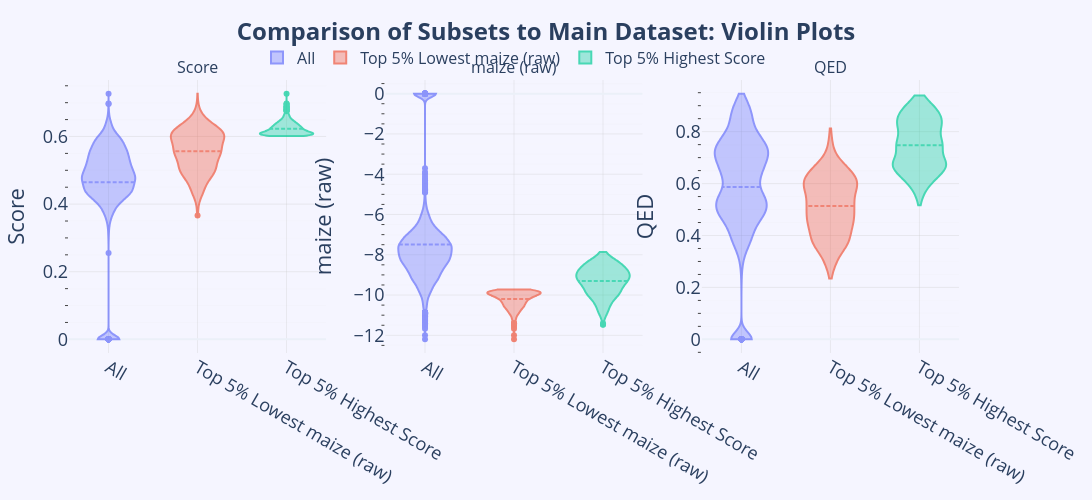

The notebook cell saved with this chart:
### Code cell
# Plotly violin plots comparing top 5% subsets to the main dataset for Score, maize (raw), QED (side-by-side, not overlaid)
import plotly.graph_objs as go
from plotly.subplots import make_subplots

main_df = outputResults.copy()
main_df['subset'] = 'All'
lowest_maize_df['subset'] = 'Top 5% Lowest maize (raw)'
highest_score_df['subset'] = 'Top 5% Highest Score'

compare_df = pd.concat([
    main_df,
    lowest_maize_df,
    highest_score_df
], ignore_index=True)

plot_vars = ['Score', 'maize (raw)', 'QED']
colors = ['#636EFA', '#EF553B', '#00CC96']

fig = make_subplots(rows=1, cols=3, subplot_titles=[f"{v}" for v in plot_vars])

for i, var in enumerate(plot_vars):
    if var in compare_df.columns:
        for j, subset in enumerate(['All', 'Top 5% Lowest maize (raw)', 'Top 5% Highest Score']):
            fig.add_trace(
                go.Violin(
                    y=compare_df[compare_df['subset'] == subset][var],
                    x=[subset]*len(compare_df[compare_df['subset'] == subset][var]),
                    name=subset,
                    line_color=colors[j],
                    box_visible=False,
                    meanline_visible=True,
                    showlegend=(i==0),
                    opacity=0.7,
                    width=0.6,
                    side='both',
                    spanmode='hard'
                ),
                row=1, col=i+1
            )
        # Add axis labels
        # fig.update_xaxes(title_text='Subset', row=1, col=i+1)
        fig.update_yaxes(title_text=var, row=1, col=i+1)

# Make all images the same size and presentation ready
fig.update_layout(
    title={
        'text': '<b>Comparison of Subsets to Main Dataset: Violin Plots</b>',
        'x':0.5,
        'xanchor': 'center',
        'font': {'size': 24}
    },
    template='plotly_white',
    font=dict(size=18),
    height=500,
    width=1500,
    legend=dict(
        orientation='h',
        yanchor='bottom',
        y=1.02,
        xanchor='center',
        x=0.5,
        font=dict(size=16)
    ),
    margin=dict(t=80, b=60, l=60, r=60),
    plot_bgcolor='rgba(245,245,255,1)',
    paper_bgcolor='rgba(245,245,255,1)'
)
# Add minor ticks and grids
for col in [1, 2, 3]:
    fig.update_xaxes(
        row=1, col=col,
        showgrid=True, gridwidth=1, gridcolor='rgba(200,200,200,0.3)',
        minor=dict(ticks='outside', showgrid=True, gridwidth=0.5, gridcolor='rgba(220,220,220,0.2)')
    )
    fig.update_yaxes(
        row=1, col=col,
        showgrid=True, gridwidth=1, gridcolor='rgba(200,200,200,0.3)',
        minor=dict(ticks='outside', showgrid=True, gridwidth=0.5, gridcolor='rgba(220,220,220,0.2)')
    )
fig.show()

### Figure 1 — Plotly figure (JSON) as saved in the notebook; plotly's stock layout.template omitted (floating-point values rounded to 4 significant figures; data arrays with more than 128 entries replaced by an {"elided": "..."} marker saying what was removed)
{"data": [{"box": {"visible": false}, "line": {"color": "#636EFA"}, "meanline": {"visible": true}, "name": "All", "opacity": 0.7, "showlegend": true, "side": "both", "spanmode": "hard", "width": 0.6, "x": {"elided": "15612 str values"}, "y": {"elided": "15612 float values"}, "type": "violin", "xaxis": "x", "yaxis": "y"}, {"box": {"visible": false}, "line": {"color": "#EF553B"}, "meanline": {"visible": true}, "name": "Top 5% Lowest maize (raw)", "opacity": 0.7, "showlegend": true, "side": "both", "spanmode": "hard", "width": 0.6, "x": {"elided": "780 str values"}, "y": {"elided": "780 float values"}, "type": "violin", "xaxis": "x", "yaxis": "y"}, {"box": {"visible": false}, "line": {"color": "#00CC96"}, "meanline": {"visible": true}, "name": "Top 5% Highest Score", "opacity": 0.7, "showlegend": true, "side": "both", "spanmode": "hard", "width": 0.6, "x": {"elided": "780 str values"}, "y": {"elided": "780 float values"}, "type": "violin", "xaxis": "x", "yaxis": "y"}, {"box": {"visible": false}, "line": {"color": "#636EFA"}, "meanline": {"visible": true}, "name": "All", "opacity": 0.7, "showlegend": false, "side": "both", "spanmode": "hard", "width": 0.6, "x": {"elided": "15612 str values"}, "y": {"elided": "15612 float values"}, "type": "violin", "xaxis": "x2", "yaxis": "y2"}, {"box": {"visible": false}, "line": {"color": "#EF553B"}, "meanline": {"visible": true}, "name": "Top 5% Lowest maize (raw)", "opacity": 0.7, "showlegend": false, "side": "both", "spanmode": "hard", "width": 0.6, "x": {"elided": "780 str values"}, "y": {"elided": "780 float values"}, "type": "violin", "xaxis": "x2", "yaxis": "y2"}, {"box": {"visible": false}, "line": {"color": "#00CC96"}, "meanline": {"visible": true}, "name": "Top 5% Highest Score", "opacity": 0.7, "showlegend": false, "side": "both", "spanmode": "hard", "width": 0.6, "x": {"elided": "780 str values"}, "y": {"elided": "780 float values"}, "type": "violin", "xaxis": "x2", "yaxis": "y2"}, {"box": {"visible": false}, "line": {"color": "#636EFA"}, "meanline": {"visible": true}, "name": "All", "opacity": 0.7, "showlegend": false, "side": "both", "spanmode": "hard", "width": 0.6, "x": {"elided": "15612 str values"}, "y": {"elided": "15612 float values"}, "type": "violin", "xaxis": "x3", "yaxis": "y3"}, {"box": {"visible": false}, "line": {"color": "#EF553B"}, "meanline": {"visible": true}, "name": "Top 5% Lowest maize (raw)", "opacity": 0.7, "showlegend": false, "side": "both", "spanmode": "hard", "width": 0.6, "x": {"elided": "780 str values"}, "y": {"elided": "780 float values"}, "type": "violin", "xaxis": "x3", "yaxis": "y3"}, {"box": {"visible": false}, "line": {"color": "#00CC96"}, "meanline": {"visible": true}, "name": "Top 5% Highest Score", "opacity": 0.7, "showlegend": false, "side": "both", "spanmode": "hard", "width": 0.6, "x": {"elided": "780 str values"}, "y": {"elided": "780 float values"}, "type": "violin", "xaxis": "x3", "yaxis": "y3"}], "layout": {"xaxis": {"anchor": "y", "domain": [0.0, 0.2889], "minor": {"ticks": "outside", "showgrid": true, "gridwidth": 0.5, "gridcolor": "rgba(220,220,220,0.2)"}, "showgrid": true, "gridwidth": 1, "gridcolor": "rgba(200,200,200,0.3)"}, "yaxis": {"anchor": "x", "domain": [0.0, 1.0], "title": {"text": "Score"}, "minor": {"ticks": "outside", "showgrid": true, "gridwidth": 0.5, "gridcolor": "rgba(220,220,220,0.2)"}, "showgrid": true, "gridwidth": 1, "gridcolor": "rgba(200,200,200,0.3)"}, "xaxis2": {"anchor": "y2", "domain": [0.3556, 0.6444], "minor": {"ticks": "outside", "showgrid": true, "gridwidth": 0.5, "gridcolor": "rgba(220,220,220,0.2)"}, "showgrid": true, "gridwidth": 1, "gridcolor": "rgba(200,200,200,0.3)"}, "yaxis2": {"anchor": "x2", "domain": [0.0, 1.0], "title": {"text": "maize (raw)"}, "minor": {"ticks": "outside", "showgrid": true, "gridwidth": 0.5, "gridcolor": "rgba(220,220,220,0.2)"}, "showgrid": true, "gridwidth": 1, "gridcolor": "rgba(200,200,200,0.3)"}, "xaxis3": {"anchor": "y3", "domain": [0.7111, 1.0], "minor": {"ticks": "outside", "showgrid": true, "gridwidth": 0.5, "gridcolor": "rgba(220,220,220,0.2)"}, "showgrid": true, "gridwidth": 1, "gridcolor": "rgba(200,200,200,0.3)"}, "yaxis3": {"anchor": "x3", "domain": [0.0, 1.0], "title": {"text": "QED"}, "minor": {"ticks": "outside", "showgrid": true, "gridwidth": 0.5, "gridcolor": "rgba(220,220,220,0.2)"}, "showgrid": true, "gridwidth": 1, "gridcolor": "rgba(200,200,200,0.3)"}, "annotations": [{"font": {"size": 16}, "showarrow": false, "text": "Score", "x": 0.1444, "xanchor": "center", "xref": "paper", "y": 1.0, "yanchor": "bottom", "yref": "paper"}, {"font": {"size": 16}, "showarrow": false, "text": "maize (raw)", "x": 0.5, "xanchor": "center", "xref": "paper", "y": 1.0, "yanchor": "bottom", "yref": "paper"}, {"font": {"size": 16}, "showarrow": false, "text": "QED", "x": 0.8556, "xanchor": "center", "xref": "paper", "y": 1.0, "yanchor": "bottom", "yref": "paper"}], "title": {"font": {"size": 24}, "text": "<b>Comparison of Subsets to Main Dataset: Violin Plots</b>", "x": 0.5, "xanchor": "center"}, "font": {"size": 18}, "legend": {"font": {"size": 16}, "orientation": "h", "yanchor": "bottom", "y": 1.02, "xanchor": "center", "x": 0.5}, "margin": {"t": 80, "b": 60, "l": 60, "r": 60}, "height": 500, "width": 1500, "plot_bgcolor": "rgba(245,245,255,1)", "paper_bgcolor": "rgba(245,245,255,1)"}}
